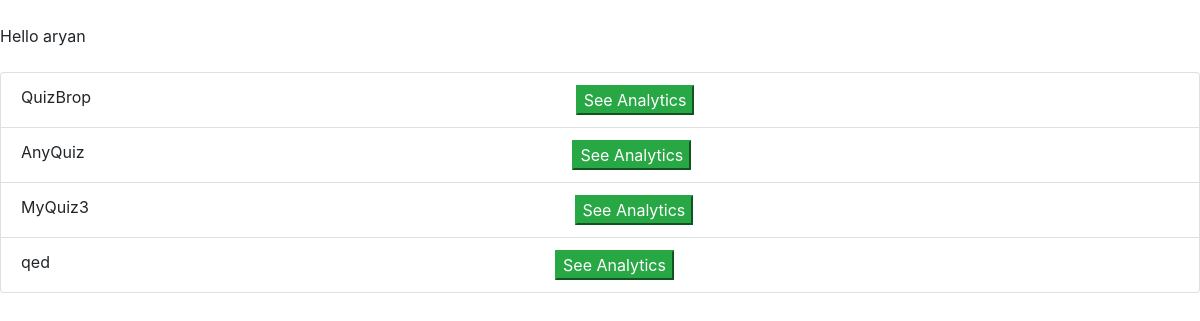
The page /completed/ (signed in) on the database as committed earlier.
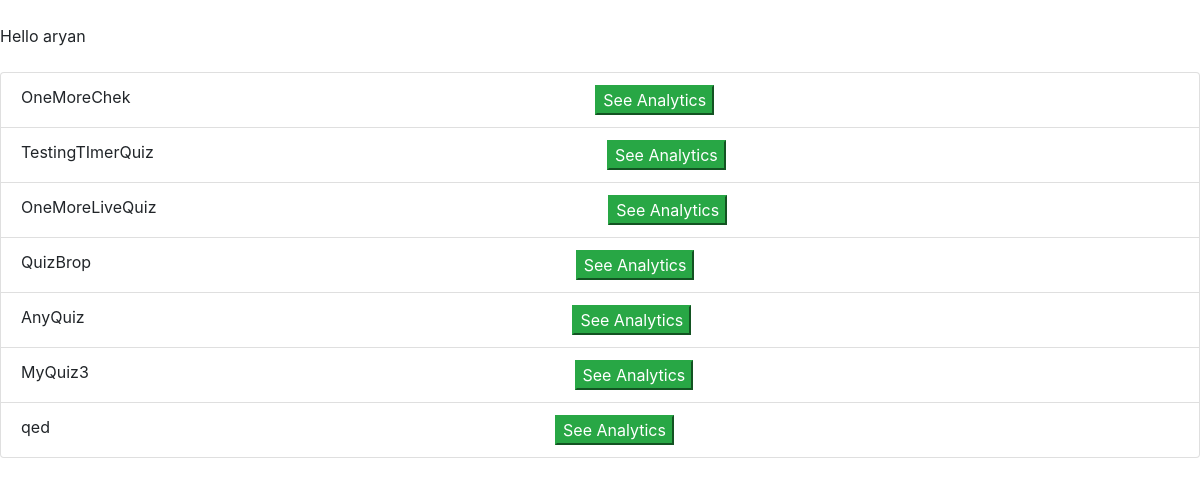
The same page on the database as committed later.
### quizer/models.py (models this page shows)
class Quiz(models.Model):
    admin = models.ForeignKey(User, on_delete=models.CASCADE)
    quiz_name = models.CharField(max_length=50)  # Quiz Name
    start_time = models.DateTimeField()  # Quiz Start Time
    end_time = models.DateTimeField()  # Quiz End Time

### quizer/views.py (the view)
# urls.py: path('completed/',SeeCompletedQuiz,name='completed-quizes'),
@login_required(login_url='/accounts/login/')
def SeeCompletedQuiz(request):
    obj=Quiz.objects.filter(end_time__lt=timezone.now(),admin=request.user).order_by('-end_time')
    print(obj)
    return render(request,'completed_quiz.html',{"list":obj})
    pass

### quizer/templates/completed_quiz.html (shortened to what this page needs)
<html>
<head>
<link rel="stylesheet" href="https://stackpath.bootstrapcdn.com/bootstrap/4.3.1/css/bootstrap.min.css">
<head>
<body>
<br>
Hello {{request.user}}
<br>
<br>
<ul class="list-group">
{% for x in list %}
<li class="list-group-item d-flex justify-content-between">
{{x.quiz_name}}
<button class="btn-success" onclick="location.href='/analytics/{{x.id}}';">See Analytics</button>
<br>
</li>
{% endfor %}
</ul>
<body>
<html>

Rows that differ between the two databases and show on the page:
added Quiz: quiz_name "OneMoreChek"
added Quiz: quiz_name "TestingTImerQuiz"
added Quiz: quiz_name "OneMoreLiveQuiz"
